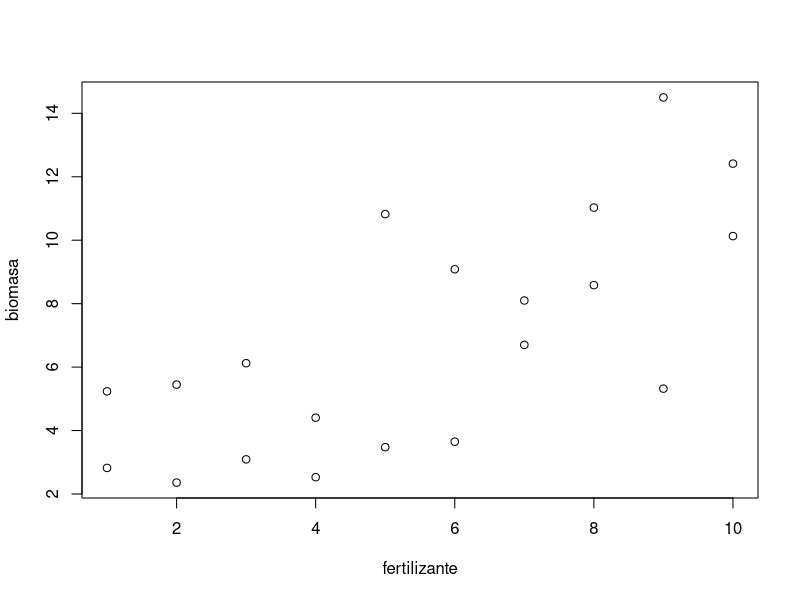
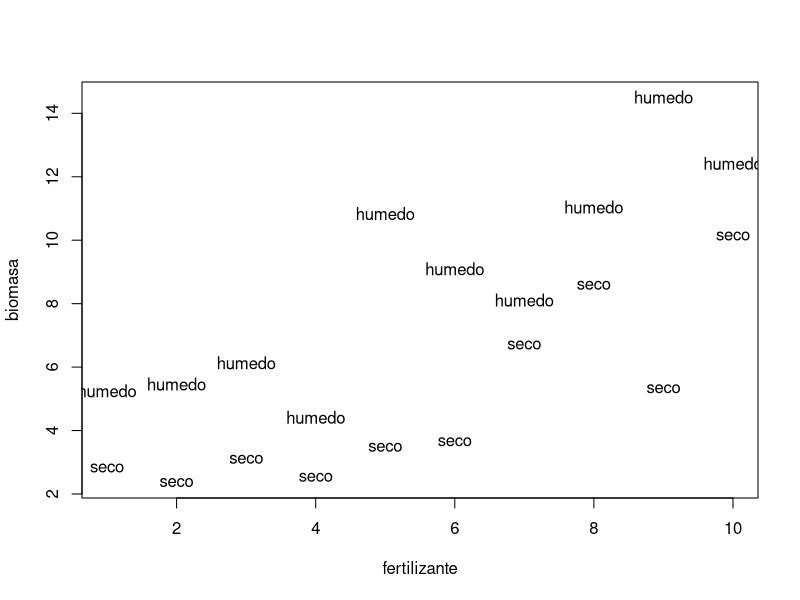
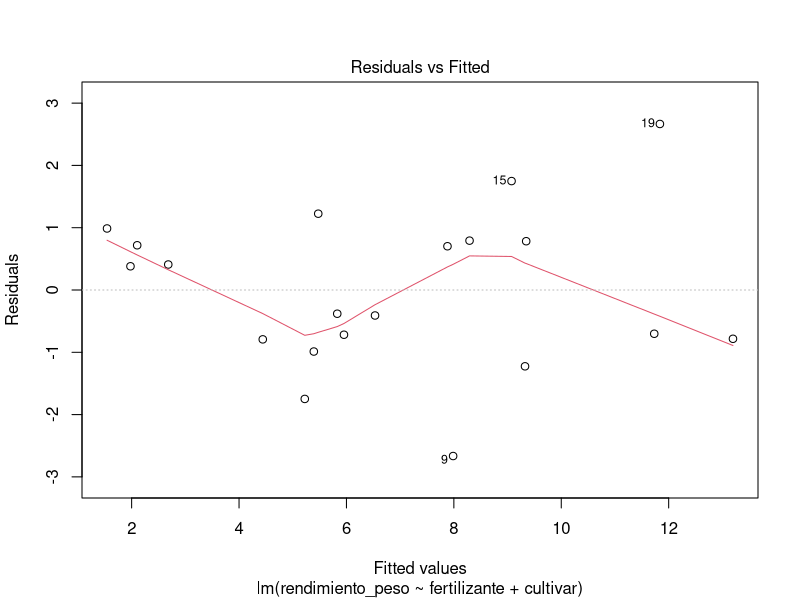
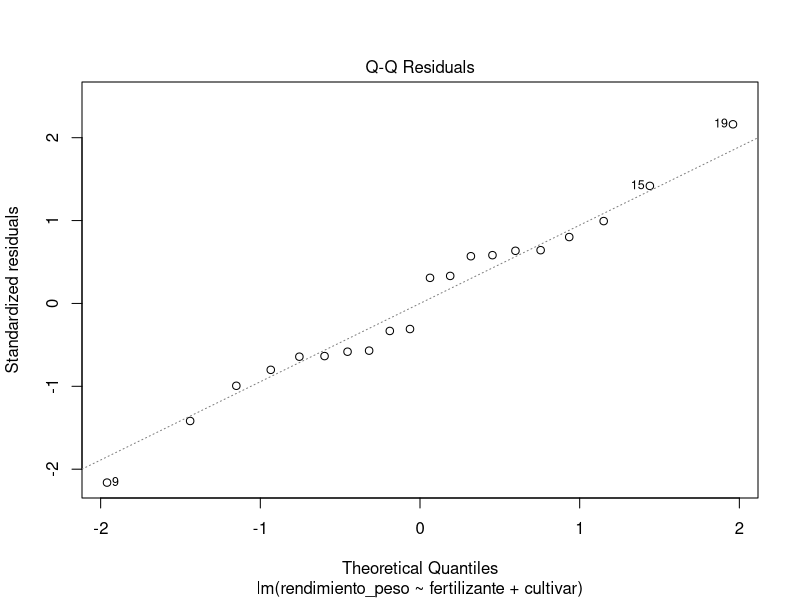
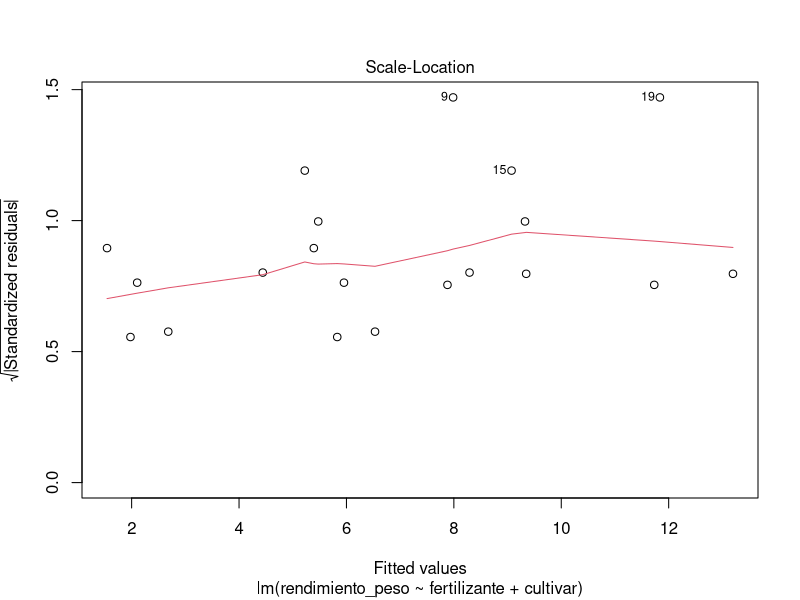
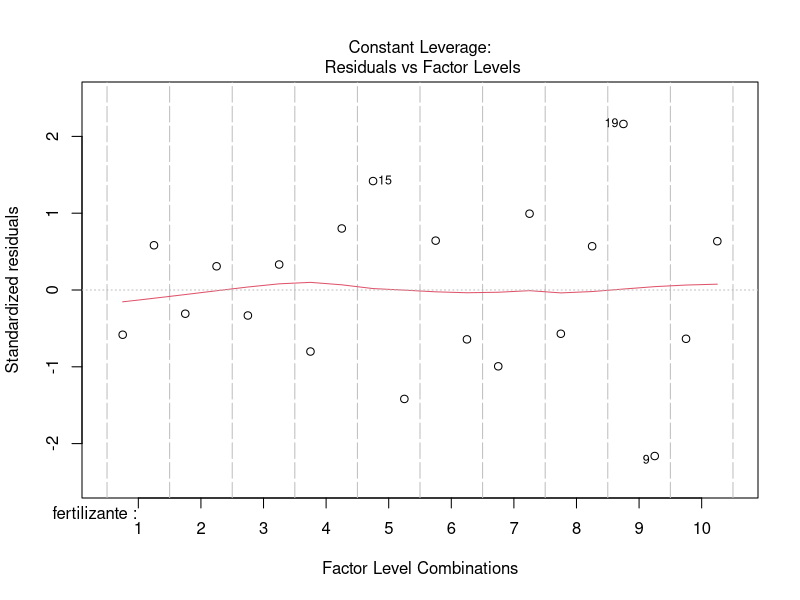

Source code (R) for these figures, in order: (Note: this script raises an error after producing the figures.)
## ---- chunk 1
GLEX1 <- read.table("GLEX1.DAT",
                    col.names=c("fertilizante", "rendimiento_peso")) 

head(GLEX1)
## ---- chunk 2
# En caso de que haya datos extra, elimino registros leidos como datos erróneos
GLEX1 <- GLEX1[complete.cases(GLEX1), ]
## ---- chunk 3
GLEX1$cultivar <- factor(rep(c("seco","humedo"), each=10))
GLEX1$fertilizante <- factor(GLEX1$fertilizante) 

head(GLEX1)
## ---- chunk 4
plot(as.numeric(GLEX1$fertilizante), GLEX1$rendimiento_peso, xlab="fertilizante", ylab="biomasa", type="p")
## ---- chunk 5
plot(as.numeric(GLEX1$fertilizante), 
     GLEX1$rendimiento_peso, xlab="fertilizante", ylab="biomasa", type="n")
text (GLEX1$fertilizante, GLEX1$rendimiento_peso, labels=GLEX1$cultivar)
## ---- chunk 6
by (GLEX1, GLEX1$cultivar, summary)
## ---- chunk 7
options(contrasts=c("contr.treatment", "contr.poly"))
## ---- chunk 8
aj1 <- lm (rendimiento_peso ~ 1, data = GLEX1)
summary(aj1)
## ---- chunk 9
# Agregamos el efecto del fertilizante
aj2 <- update(aj1, .~ . + fertilizante)
anova(aj2)
## ---- chunk 10
# agregamos el cultivar
aj3 <- update(aj2,  .~ . + cultivar)
anova(aj3)
## ---- chunk 11
# agregamos una pendiente diferente para cada genotipo
aj4 <- update(aj3,  .~ . + cultivar:fertilizante)
anova(aj4)
## ---- chunk 12
anova(aj1, aj2, aj3)
## ---- chunk 13
summary(aj3)
## ---- chunk 14
model.matrix(aj3)
## ---- chunk 15

confint(aj3, level = 0.95)
## ---- chunk 16

predict(aj3, interval = "confidence", level = 0.95)
## ---- chunk 17
plot(aj3)
## ---- chunk 18
library(readxl)
library(tidyverse)
GLEX11 <- read_excel("GLEX11.xlsx",
    col_types = c("numeric", "numeric", "numeric"),
    col_names = TRUE)
## ---- chunk 19
# Uso la función "ordered" que genera factores ordenados, 
# útil para aprovechar datos "semicuantitativos" y probar polinomios

# Enfoque antiguo con data.frame
#GLEX11$proteina <- ordered(GLEX11$proteina, c(1,2,3), 
#                           c("bajo", "medio", "alto"))
#
#GLEX11$alcaloide <-factor(GLEX11$alcaloide, c(1,2), c("ausente", "presente"))
#

# Enfoque actual con tibble
GLEX11 <- GLEX11 %>% mutate(proteina = ordered(proteina, c(1,2,3), 
                                     c("bajo", "medio", "alto")),
                  alcaloide = factor(alcaloide, c(1,2), 
                                      c("ausente", "presente")))
## ---- chunk 20
#
# Enfoque antiguo con data.frame
# Para simplificar el acceso a los datos uso la función attach
#attach(GLEX11)
#aggregate(list(talla=talla), list(proteina=proteina), mean)
#aggregate(list(talla=talla), list(alcaloide=alcaloide),mean)
#tapply(talla, list(proteina, alcaloide), mean)

# Con un tibble es más práctico hacer esto
GLEX11 %>% group_by(proteina) %>%
           summarize(promedio = mean(talla, na.rm=TRUE))
GLEX11 %>% group_by(alcaloide) %>%
           summarize(promedio = mean(talla, na.rm=TRUE))

# Genero una table resumen de promedios. 
# GLEX11.res<-aggregate(list(talla=GLEX11$talla), 
#                      list(proteina=GLEX11$proteina,
#                           alcaloide=GLEX11$alcaloide), mean)

GLEX11 %>% group_by(proteina, alcaloide) %>%
           summarize(promedio = mean(talla, na.rm=TRUE)) %>%
           pivot_wider(names_from = proteina, values_from = promedio)
## ---- chunk 21

#aggregate(list(talla=GLEX11$talla),
#          list(proteina=GLEX11$proteina),var) 
GLEX11 %>% group_by(proteina) %>%
           summarize(var = var(talla, na.rm=TRUE))

#aggregate(list(talla=GLEX11$talla), 
#          list(alcaloide=GLEX11$alcaloide), var) 
GLEX11 %>% group_by(alcaloide) %>%
           summarize(var = var(talla, na.rm=TRUE))

# tapply(GLEX11$talla, list(GLEX11$proteina, GLEX11$alcaloide), var)
GLEX11 %>% group_by(proteina, alcaloide) %>%
           summarize(var = var(talla, na.rm=TRUE)) %>%
           pivot_wider(names_from = proteina, values_from = var)
## ---- chunk 22
interaction.plot(GLEX11$proteina, GLEX11$alcaloide, GLEX11$talla) 

#args(interaction.plot)
## ---- chunk 23

larvas.nulo <- lm(talla ~ 1, data=GLEX11)

# defino una simple función que extrae devianza y df de un ajuste y lo despliga

# mediante la función "cat"

devianza <- function(x) 
  { cat("devianza=", deviance(x), "\ndf=",x$df.residual,"\n")}

# devianza del modelo nulo

devianza(larvas.nulo)

# modelo completo

larvas.completo <- update(larvas.nulo, . ~ . + proteina + alcaloide + proteina:alcaloide) 

devianza(larvas.completo) 
coefficients(larvas.completo)

## ---- chunk 24


larvas.completo <- update(larvas.nulo, . ~ . + proteina * alcaloide) 

devianza(larvas.completo) 

coefficients(larvas.completo)

## ---- chunk 25


anova(larvas.completo)

## ---- chunk 26


summary(larvas.completo)

# Generación de un factor re-codificado: tomaré: bame = bajo y medio, alto=alto

# Por supuesto hay que considerar que esta fusión tenga sentido biológico.

# Así podemos recodificar el factor proteína.

GLEX11$proteinaBM <- GLEX11$proteina 
levels(GLEX11$proteinaBM) <- c("bame", "bame", "alto") # cuidar el orden

## ---- chunk 27

larvas.protBM <- lm(talla ~ proteinaBM * alcaloide, data = GLEX11) 

summary(larvas.protBM)

## ---- chunk 28

anova(larvas.protBM,larvas.completo) 
plot(larvas.protBM) 
tapply(GLEX11$talla, list(GLEX11$proteinaBM, GLEX11$alcaloide), mean) 

GLEX11.resBM <- aggregate(list(talla = GLEX11$talla), 
                          list(proteinaBM= GLEX11$proteinaBM, 
                               alcaloide = GLEX11$alcaloide), mean)

interaction.plot(GLEX11$proteinaBM, GLEX11$alcaloide, GLEX11$talla)
